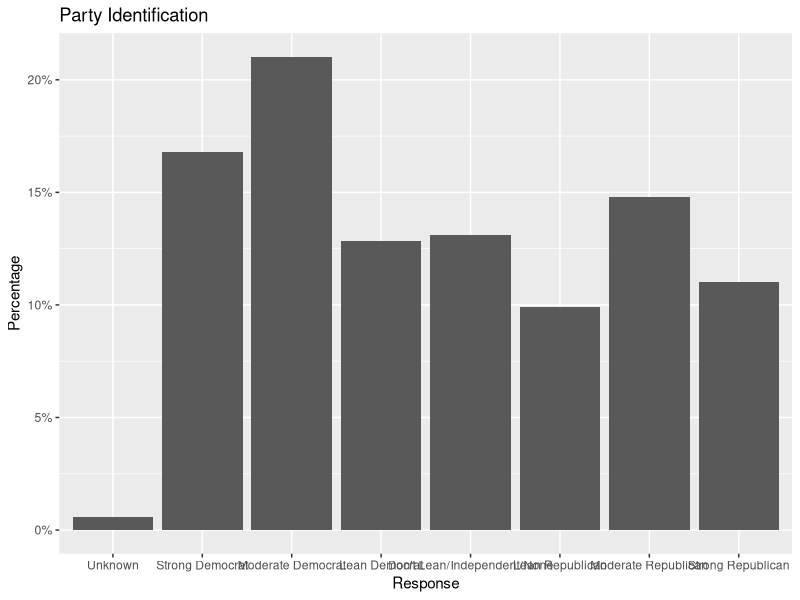

The R script that drew this image: (Note: this script raises an error after producing the figure.)
## ---- chunk 1
knitr::opts_chunk$set(echo = TRUE)
library(readr)
library(dplyr)
library(magrittr)
library(knitr)
library(ggplot2)
library(labelled)
library(haven)

## ---- chunk 2
getwd()

## ---- chunk 3
TASS2 <- read.csv(file = '8557_WUSTL-Weidenbaum05_Redacted.csv', header = TRUE, stringsAsFactors = FALSE)

## ---- chunk 4
TASS2$PartyID7 <- to_factor(TASS2$PartyID7)
TASS2$PartyID7 <- recode(TASS2$PartyID7, "-1" = "Unknown", "1" = "Strong Democrat", "2" = "Moderate Democrat", "3" = "Lean Democrat", "4" = "Don't Lean/Independent/None", "5" = "Lean Republican", "6" = "Moderate Republican", "7" = "Strong Republican")

TASS2 %>%
  group_by(PartyID7) %>% 
  summarise(n=n()) %>% 
  mutate(PartyID7perc = prop.table(n)*100) %>% 
  kable(digits = 2, caption = "Party Identification",col.names = c("Response", "Frequency", "Percentage"))

ggplot(data = TASS2) + 
  geom_bar(mapping = aes(x = PartyID7, y = ..prop.., group = 1), stat = "count") + 
  scale_y_continuous(labels = scales::percent_format()) +  
  xlab("Response") +
  ylab("Percentage") +
ggtitle("Party Identification")
## ---- chunk 5

TASS2 <- TASS2 %>%
mutate(pol_orientation = ifelse(IDEO = -1, "unknown", IDEO = 1,2,3, "liberal", IDEO = 4, "moderate", IDEO = 5,6,7, "conservative"))

## ---- chunk 6
Females<-hw2_fact%>% 
 filter(sex=="Female")%>% 
  summarise(n=n())

 FemalesVH<-hw2_fact%>%
 filter(sex == "Female")%>% 
 filter(happy == "Very Happy") %>% 
   summarise(n=n()) %>% 
FemalePercent<-FemalesVH/Females*100
kable(FemalePercent, digits=2, caption = "Percentage of all women who are Very Happy")
## ---- chunk 7
TASS2$ADS3_A <- to_factor(TASS2$ADS3_A)
TASS2$ADS3_A <- recode(TASS2$ADS3_A, "1" = "A Great Deal", "2" = "A Fair Amount", "3" = "Not Very Much", "4" = "None at All", "77" = "Don't Know", "98" = "Skipped on web", "99" = "Refused")


TASS2$PartyID7 <- recode(TASS2$PartyID7, "-1" = "Unknown", "1" = "Strong Democrat", "2" = "Moderate Democrat", "3" = "Lean Democrat", "4" = "Don't Lean/Independent/None", "5" = "Lean Republican", "6" = "Moderate Republican", "7" = "Strong Republican")


 TASS2 %>%
  group_by(ADS3_A) %>% 
  filter(PartyID7 ==  "Strong Democrat" | PartyID7 == "Moderate Democrat"| PartyID7 == "Lean Democrat")
 summarise(n=n()) %>% 
 mutate(ADS3_Aperc = prop.table(n)*100) %>% 
  kable(digits = 2, caption = "Facebook, liberals",col.names = c("Response", "Frequency", "Percentage"))

ggplot(data = TASS2) + 
 geom_bar(mapping = aes(x = ADS3_A, y = ..prop.., group = 1), stat = "count") + 
  scale_y_continuous(labels = scales::percent_format()) +  
 xlab("Response") +
 ylab("Percentage") +
ggtitle("How much trust and confidence do you have in Facebook to appropriately handle political advertising?")


## ---- chunk 8
TASS2 %>% 
  group_by(ADS3_A, PartyID7) %>% 
  summarise(n=n()) %>% 
  mutate(ADS3_Aperc = prop.table(n)*100) %>% 
  kable(digits = 2, caption = "Facebook, liberals")


plot(table(TASS2$PartyID7,TASS2$ADS3_A))

## ---- chunk 9
TASS2$IDEO <- to_factor(TASS2$IDEO)
TASS2$IDEO <- recode(TASS2$IDEO, "-1" = "Unknown", "1" = "Extremely liberal", "2" = "Very liberal", "3" = "Somewhat liberal", "4" = "Moderate", "5" = "Somewhat conservative", "6" = "Very conservativen", "7" = "Extremely conservative", "8" = "Haven't thought much about it")

TASS2 %>%
  group_by(IDEO) %>% 
  summarise(n=n()) %>% 
  mutate(IDEOperc = prop.table(n)*100) %>% 
  kable(digits = 2, caption = "Ideology",col.names = c("Response", "Frequency", "Percentage"))

ggplot(data = TASS2) + 
  geom_bar(mapping = aes(x = IDEO, y = ..prop.., group = 1), stat = "count") + 
  scale_y_continuous(labels = scales::percent_format()) +  
  xlab("Response") +
  ylab("Percentage") +
ggtitle("Ideology")
## ---- chunk 10
TASS2$QPA003B <- to_factor(TASS2$QPA003B)
TASS2$QPA003B <- recode(TASS2$QPA003B, "1" = "Not at all important", "2" = "Not very important", "3" = "Somewhat important", "4" = "Very important", "5" = "Extremely important","77" = "Don't Know", "98" = "Skipped on web", "99" = "Refused")

TASS2 %>%
  group_by(QPA003B) %>% 
  summarise(n=n()) %>% 
  mutate(QPA003Bperc = prop.table(n)*100) %>% 
  kable(digits = 2, caption = "How important is it to you personally to keep up with news and information?",col.names = c("Response", "Frequency", "Percentage"))

ggplot(data = TASS2) + 
  geom_bar(mapping = aes(x = QPA003B, y = ..prop.., group = 1), stat = "count") + 
  scale_y_continuous(labels = scales::percent_format()) +  
  xlab("Response") +
  ylab("Percentage") +
ggtitle("How important is it to you personally to keep up with news and information?")
## ---- chunk 11
TASS2$VOTE20 <- to_factor(TASS2$VOTE20)
TASS2$VOTE20 <- recode(TASS2$VOTE20, "1" = "Biden/Harris", "2" = "Trump/Pence", "3" = "Another candidate", "4" = "Did not vote for president","77" = "Don't Know", "98" = "Skipped on web", "99" = "Refused")

TASS2 %>%
  group_by(VOTE20) %>% 
  summarise(n=n()) %>% 
  mutate(VOTE20perc = prop.table(n)*100) %>% 
  kable(digits = 2, caption = "Who did you vote for?",col.names = c("Response", "Frequency", "Percentage"))

ggplot(data = TASS2) + 
  geom_bar(mapping = aes(x = VOTE20, y = ..prop.., group = 1), stat = "count") + 
  scale_y_continuous(labels = scales::percent_format()) +  
  xlab("Response") +
  ylab("Percentage") +
ggtitle("Who did you vote for?")
## ---- chunk 12
TASS2$ADS3_A <- to_factor(TASS2$ADS3_A)
TASS2$ADS3_A <- recode(TASS2$ADS3_A, "1" = "A Great Deal", "2" = "A Fair Amount", "3" = "Not Very Much", "4" = "None at All", "77" = "Don't Know", "98" = "Skipped on web", "99" = "Refused")

TASS2 %>%
  group_by(ADS3_A) %>% 
  summarise(n=n()) %>% 
  mutate(ADS3_Aperc = prop.table(n)*100) %>% 
  kable(digits = 2, caption = "How much trust and confidence do you have in Facebook to appropriately handle political advertising?",col.names = c("Response", "Frequency", "Percentage"))

ggplot(data = TASS2) + 
  geom_bar(mapping = aes(x = ADS3_A, y = ..prop.., group = 1), stat = "count") + 
  scale_y_continuous(labels = scales::percent_format()) +  
  xlab("Response") +
  ylab("Percentage") +
ggtitle("How much trust and confidence do you have in Facebook to appropriately handle political advertising?")
## ---- chunk 13
TASS2$ADS3_B <- to_factor(TASS2$ADS3_B)
TASS2$ADS3_B <- recode(TASS2$ADS3_B, "1" = "A Great Deal", "2" = "A Fair Amount", "3" = "Not Very Much", "4" = "None at All", "77" = "Don't Know", "98" = "Skipped on web", "99" = "Refused")

TASS2 %>%
  group_by(ADS3_B) %>% 
  summarise(n=n()) %>% 
  mutate(ADS3_Bperc = prop.table(n)*100) %>% 
  kable(digits = 2, caption = "How much trust and confidence do you have in Twitter to appropriately handle political advertising?",col.names = c("Response", "Frequency", "Percentage"))

ggplot(data = TASS2) + 
  geom_bar(mapping = aes(x = ADS3_B, y = ..prop.., group = 1), stat = "count") + 
  scale_y_continuous(labels = scales::percent_format()) +  
  xlab("Response") +
  ylab("Percentage") +
ggtitle("How much trust and confidence do you have in Twitter to appropriately handle political advertising?")
## ---- chunk 14
TASS2$ADS3_C <- to_factor(TASS2$ADS3_C)
TASS2$ADS3_C <- recode(TASS2$ADS3_C, "1" = "A Great Deal", "2" = "A Fair Amount", "3" = "Not Very Much", "4" = "None at All", "77" = "Don't Know", "98" = "Skipped on web", "99" = "Refused")

TASS2 %>%
  group_by(ADS3_C) %>% 
  summarise(n=n()) %>% 
  mutate(ADS3_Cperc = prop.table(n)*100) %>% 
  kable(digits = 2, caption = "How much trust and confidence do you have in Google to appropriately handle political advertising?",col.names = c("Response", "Frequency", "Percentage"))

ggplot(data = TASS2) + 
  geom_bar(mapping = aes(x = ADS3_C, y = ..prop.., group = 1), stat = "count") + 
  scale_y_continuous(labels = scales::percent_format()) +  
  xlab("Response") +
  ylab("Percentage") +
ggtitle("How much trust and confidence do you have in Google to appropriately handle political advertising?")
## ---- chunk 15
TASS2$ADS4_A <- to_factor(TASS2$ADS4_A)
TASS2$ADS4_A <- recode(TASS2$ADS4_A, "1" = "Strongly Agree", "2" = "Agree", "3" = "Slightly Agree", "4" = "Slightly Disagree", "5" = "Disagree", "6" = "Strongly Disagree", "77" = "Don't Know", "98" = "Skipped on web", "99" = "Refused")

TASS2 %>%
  group_by(ADS4_A) %>% 
  summarise(n=n()) %>% 
  mutate(ADS4_Aperc = prop.table(n)*100) %>% 
  kable(digits = 2, caption = "Political ads should be removed if they contain false information.", col.names = c("Response", "Frequency", "Percentage"))

ggplot(data = TASS2) + 
  geom_bar(mapping = aes(x = ADS4_A, y = ..prop.., group = 1), stat = "count") + 
  scale_y_continuous(labels = scales::percent_format()) +  
  xlab("Response") +
  ylab("Percentage") +
ggtitle("Political ads should be removed if they contain false information.")
## ---- chunk 16
TASS2$ADS4_B <- to_factor(TASS2$ADS4_B)
TASS2$ADS4_B <- recode(TASS2$ADS4_B, "1" = "Strongly Agree", "2" = "Agree", "3" = "Agree only a little", "4" = "Disagree only a little", "5" = "Disagree", "6" = "Strongly Disagree", "77" = "Don't Know", "98" = "Skipped on web", "99" = "Refused")

TASS2 %>%
  group_by(ADS4_B) %>% 
  summarise(n=n()) %>% 
  mutate(ADS4_Bperc = prop.table(n)*100) %>% 
  kable(digits = 2, caption = "Political ads should be allowed, even if they contain misleading information.", col.names = c("Response", "Frequency", "Percentage"))

ggplot(data = TASS2) + 
  geom_bar(mapping = aes(x = ADS4_B, y = ..prop.., group = 1), stat = "count") + 
  scale_y_continuous(labels = scales::percent_format()) +  
  xlab("Response") +
  ylab("Percentage") +
ggtitle("Political ads should be allowed, even if they contain misleading information. ")
## ---- chunk 17
TASS2$ADS4_C <- to_factor(TASS2$ADS4_C)
TASS2$ADS4_C <- recode(TASS2$ADS4_C, "1" = "Strongly Agree", "2" = "Agree", "3" = "Slightly Agree", "4" = "Slightly Disagree", "5" = "Disagree", "6" = "Strongly Disagree", "77" = "Don't Know", "98" = "Skipped on web", "99" = "Refused")

TASS2 %>%
  group_by(ADS4_C) %>% 
  summarise(n=n()) %>% 
  mutate(ADS4_Cperc = prop.table(n)*100) %>% 
  kable(digits = 2, caption = "Political ads with false content should be allowed, but labeled with a warning.", col.names = c("Response", "Frequency", "Percentage"))

ggplot(data = TASS2) + 
  geom_bar(mapping = aes(x = ADS4_C, y = ..prop.., group = 1), stat = "count") + 
  scale_y_continuous(labels = scales::percent_format()) +  
  xlab("Response") +
  ylab("Percentage") +
ggtitle("Political ads with false content should be allowed, but labeled with a warning.")
## ---- chunk 18
TASS2$ADS4_D <- to_factor(TASS2$ADS4_D)
TASS2$ADS4_D <- recode(TASS2$ADS4_D, "1" = "Strongly Agree", "2" = "Agree", "3" = "Slightly Agree", "4" = "Slightly Disagree", "5" = "Disagree", "6" = "Strongly Disagree", "77" = "Don't Know", "98" = "Skipped on web", "99" = "Refused")

TASS2 %>%
  group_by(ADS4_D) %>% 
  summarise(n=n()) %>% 
  mutate(ADS4_Dperc = prop.table(n)*100) %>% 
  kable(digits = 2, caption = "Companies should not try to label political ads as false, even if they contain misleading information.", col.names = c("Response", "Frequency", "Percentage"))

ggplot(data = TASS2) + 
  geom_bar(mapping = aes(x = ADS4_D, y = ..prop.., group = 1), stat = "count") + 
  scale_y_continuous(labels = scales::percent_format()) +  
  xlab("Response") +
  ylab("Percentage") +
ggtitle("Companies should not try to label political ads as false, even if they contain misleading information.")
## ---- chunk 19
TASS2$ADS4_E <- to_factor(TASS2$ADS4_E)
TASS2$ADS4_E <- recode(TASS2$ADS4_E, "1" = "Strongly Agree", "2" = "Agree", "3" = "Slightly Agree", "4" = "Slightly Disagree", "5" = "Disagree", "6" = "Strongly Disagree", "77" = "Don't Know", "98" = "Skipped on web", "99" = "Refused")

TASS2 %>%
  group_by(ADS4_E) %>% 
  summarise(n=n()) %>% 
  mutate(ADS4_Eperc = prop.table(n)*100) %>% 
  kable(digits = 2, caption = "No political ads should be allowed at all.", col.names = c("Response", "Frequency", "Percentage"))

ggplot(data = TASS2) + 
  geom_bar(mapping = aes(x = ADS4_E, y = ..prop.., group = 1), stat = "count") + 
  scale_y_continuous(labels = scales::percent_format()) +  
  xlab("Response") +
  ylab("Percentage") +
ggtitle("No political ads should be allowed at all.")
## ---- chunk 20
TASS2$ADS4_F <- to_factor(TASS2$ADS4_F)
TASS2$ADS4_F <- recode(TASS2$ADS4_F, "1" = "Strongly Agree", "2" = "Agree", "3" = "Slightly Agree", "4" = "Slightly Disagree", "5" = "Disagree", "6" = "Strongly Disagree", "77" = "Don't Know", "98" = "Skipped on web", "99" = "Refused")

TASS2 %>%
  group_by(ADS4_F) %>% 
  summarise(n=n()) %>% 
  mutate(ADS4_Fperc = prop.table(n)*100) %>% 
  kable(digits = 2, caption = "Political candidates should always be allowed to post ads without restriction.", col.names = c("Response", "Frequency", "Percentage"))

ggplot(data = TASS2) + 
  geom_bar(mapping = aes(x = ADS4_F, y = ..prop.., group = 1), stat = "count") + 
  scale_y_continuous(labels = scales::percent_format()) +  
  xlab("Response") +
  ylab("Percentage") +
ggtitle("Political candidates should always be allowed to post ads without restriction.")
## ---- chunk 21
TASS2$ADS4_G <- to_factor(TASS2$ADS4_G)
TASS2$ADS4_G <- recode(TASS2$ADS4_G, "1" = "Strongly Agree", "2" = "Agree", "3" = "Slightly Agree", "4" = "Slightly Disagree", "5" = "Disagree", "6" = "Strongly Disagree", "77" = "Don't Know", "98" = "Skipped on web", "99" = "Refused")

TASS2 %>%
  group_by(ADS4_G) %>% 
  summarise(n=n()) %>% 
  mutate(ADS4_Gperc = prop.table(n)*100) %>% 
  kable(digits = 2, caption = "All ads on controversial topics should be removed, regardless of source.", col.names = c("Response", "Frequency", "Percentage"))

ggplot(data = TASS2) + 
  geom_bar(mapping = aes(x = ADS4_G, y = ..prop.., group = 1), stat = "count") + 
  scale_y_continuous(labels = scales::percent_format()) +  
  xlab("Response") +
  ylab("Percentage") +
ggtitle("All ads on controversial topics should be removed, regardless of source.")
## ---- chunk 22
TASS2$ADS4_H <- to_factor(TASS2$ADS4_H)
TASS2$ADS4_H <- recode(TASS2$ADS4_H, "1" = "Strongly Agree", "2" = "Agree", "3" = "Slightly Agree", "4" = "Slightly Disagree", "5" = "Disagree", "6" = "Strongly Disagree", "77" = "Don't Know", "98" = "Skipped on web", "99" = "Refused")

TASS2 %>%
  group_by(ADS4_H) %>% 
  summarise(n=n()) %>% 
  mutate(ADS4_Hperc = prop.table(n)*100) %>% 
  kable(digits = 2, caption = "Ads that encourage voting should always be permitted.", col.names = c("Response", "Frequency", "Percentage"))

ggplot(data = TASS2) + 
  geom_bar(mapping = aes(x = ADS4_H, y = ..prop.., group = 1), stat = "count") + 
  scale_y_continuous(labels = scales::percent_format()) +  
  xlab("Response") +
  ylab("Percentage") +
ggtitle("Ads that encourage voting should always be permitted.")
## ---- chunk 23
TASS2$ADS4_I <- to_factor(TASS2$ADS4_I)
TASS2$ADS4_I <- recode(TASS2$ADS4_I, "1" = "Strongly Agree", "2" = "Agree", "3" = "Slightly Agree", "4" = "Slightly Disagree", "5" = "Disagree", "6" = "Strongly Disagree", "77" = "Don't Know", "98" = "Skipped on web", "99" = "Refused")

TASS2 %>%
  group_by(ADS4_I) %>% 
  summarise(n=n()) %>% 
  mutate(ADS4_Iperc = prop.table(n)*100) %>% 
  kable(digits = 2, caption = "Ads from news organizations should be exempted from regulations of political advertising.", col.names = c("Response", "Frequency", "Percentage"))

ggplot(data = TASS2) + 
  geom_bar(mapping = aes(x = ADS4_I, y = ..prop.., group = 1), stat = "count") + 
  scale_y_continuous(labels = scales::percent_format()) +  
  xlab("Response") +
  ylab("Percentage") +
ggtitle("Ads from news organizations should be exempted from regulations of political advertising.")
## ---- chunk 24
TASS2$ADS4_J <- to_factor(TASS2$ADS4_J)
TASS2$ADS4_J <- recode(TASS2$ADS4_J, "1" = "Strongly Agree", "2" = "Agree", "3" = "Slightly Agree", "4" = "Slightly Disagree", "5" = "Disagree", "6" = "Strongly Disagree", "77" = "Don't Know", "98" = "Skipped on web", "99" = "Refused")

TASS2 %>%
  group_by(ADS4_J) %>% 
  summarise(n=n()) %>% 
  mutate(ADS4_Jperc = prop.table(n)*100) %>% 
  kable(digits = 2, caption = "Political ads from news organizations should be subject to the same regulations as ads from other sources.", col.names = c("Response", "Frequency", "Percentage"))

ggplot(data = TASS2) + 
  geom_bar(mapping = aes(x = ADS4_J, y = ..prop.., group = 1), stat = "count") + 
  scale_y_continuous(labels = scales::percent_format()) +  
  xlab("Response") +
  ylab("Percentage") +
ggtitle("Political ads from news organizations should be subject to the same regulations as ads from other sources.")
## ---- chunk 25
TASS2$ADS4_K <- to_factor(TASS2$ADS4_K)
TASS2$ADS4_K <- recode(TASS2$ADS4_K, "1" = "Strongly Agree", "2" = "Agree", "3" = "Slightly Agree", "4" = "Slightly Disagree", "5" = "Disagree", "6" = "Strongly Disagree", "77" = "Don't Know", "98" = "Skipped on web", "99" = "Refused")

TASS2 %>%
  group_by(ADS4_K) %>% 
  summarise(n=n()) %>% 
  mutate(ADS4_Kperc = prop.table(n)*100) %>% 
  kable(digits = 2, caption = "Ads that discredit voting by mail should not be permitted on social media.", col.names = c("Response", "Frequency", "Percentage"))

ggplot(data = TASS2) + 
  geom_bar(mapping = aes(x = ADS4_K, y = ..prop.., group = 1), stat = "count") + 
  scale_y_continuous(labels = scales::percent_format()) +  
  xlab("Response") +
  ylab("Percentage") +
ggtitle("Ads that discredit voting by mail should not be permitted on social media.")
## ---- chunk 26
TASS2$ADS4_L <- to_factor(TASS2$ADS4_L)
TASS2$ADS4_L <- recode(TASS2$ADS4_L, "1" = "Strongly Agree", "2" = "Agree", "3" = "Slightly Agree", "4" = "Slightly Disagree", "5" = "Disagree", "6" = "Strongly Disagree", "77" = "Don't Know", "98" = "Skipped on web", "99" = "Refused")

TASS2 %>%
  group_by(ADS4_L) %>% 
  summarise(n=n()) %>% 
  mutate(ADS4_Lperc = prop.table(n)*100) %>% 
  kable(digits = 2, caption = "Political ads should include information about who paid for them.", col.names = c("Response", "Frequency", "Percentage"))

ggplot(data = TASS2) + 
  geom_bar(mapping = aes(x = ADS4_L, y = ..prop.., group = 1), stat = "count") + 
  scale_y_continuous(labels = scales::percent_format()) +  
  xlab("Response") +
  ylab("Percentage") +
ggtitle("Political ads should include information about who paid for them.")
## ---- chunk 27
TASS2$ADS4_M <- to_factor(TASS2$ADS4_M)
TASS2$ADS4_M <- recode(TASS2$ADS4_M, "1" = "Strongly Agree", "2" = "Agree", "3" = "Slightly Agree", "4" = "Slightly Disagree", "5" = "Disagree", "6" = "Strongly Disagree", "77" = "Don't Know", "98" = "Skipped on web", "99" = "Refused")

TASS2 %>%
  group_by(ADS4_M) %>% 
  summarise(n=n()) %>% 
  mutate(ADS4_Mperc = prop.table(n)*100) %>% 
  kable(digits = 2, caption = "Political advertisers should not be required to disclose their funding sources.", col.names = c("Response", "Frequency", "Percentage"))

ggplot(data = TASS2) + 
  geom_bar(mapping = aes(x = ADS4_M, y = ..prop.., group = 1), stat = "count") + 
  scale_y_continuous(labels = scales::percent_format()) +  
  xlab("Response") +
  ylab("Percentage") +
ggtitle("Political advertisers should not be required to disclose their funding sources.")
## ---- chunk 28
TASS2$ADS4_N <- to_factor(TASS2$ADS4_N)
TASS2$ADS4_N <- recode(TASS2$ADS4_N, "1" = "Strongly Agree", "2" = "Agree", "3" = "Slightly Agree", "4" = "Slightly Disagree", "5" = "Disagree", "6" = "Strongly Disagree", "77" = "Don't Know", "98" = "Skipped on web", "99" = "Refused")

TASS2 %>%
  group_by(ADS4_N) %>% 
  summarise(n=n()) %>% 
  mutate(ADS4_Nperc = prop.table(n)*100) %>% 
  kable(digits = 2, caption = "Microtargeting political ads to specific audiences based on things like age, gender, and race should not be permitted. ", col.names = c("Response", "Frequency", "Percentage"))

ggplot(data = TASS2) + 
  geom_bar(mapping = aes(x = ADS4_N, y = ..prop.., group = 1), stat = "count") + 
  scale_y_continuous(labels = scales::percent_format()) +  
  xlab("Response") +
  ylab("Percentage") +
ggtitle("Microtargeting political ads to specific audiences based on things like age, gender, and race should not be permitted.")
## ---- chunk 29
TASS2$ADS4_O <- to_factor(TASS2$ADS4_O)
TASS2$ADS4_O <- recode(TASS2$ADS4_O, "1" = "Strongly Agree", "2" = "Agree", "3" = "Slightly Agree", "4" = "Slightly Disagree", "5" = "Disagree", "6" = "Strongly Disagree", "77" = "Don't Know", "98" = "Skipped on web", "99" = "Refused")

TASS2 %>%
  group_by(ADS4_O) %>% 
  summarise(n=n()) %>% 
  mutate(ADS4_Operc = prop.table(n)*100) %>% 
  kable(digits = 2, caption = "Political advertisers should be allowed to select who sees their ads.", col.names = c("Response", "Frequency", "Percentage"))

ggplot(data = TASS2) + 
  geom_bar(mapping = aes(x = ADS4_O, y = ..prop.., group = 1), stat = "count") + 
  scale_y_continuous(labels = scales::percent_format()) +  
  xlab("Response") +
  ylab("Percentage") +
ggtitle("Political advertisers should be allowed to select who sees their ads.")
## ---- chunk 30
TASS2$ADS4_P <- to_factor(TASS2$ADS4_P)
TASS2$ADS4_P <- recode(TASS2$ADS4_P, "1" = "Strongly Agree", "2" = "Agree", "3" = "Slightly Agree", "4" = "Slightly Disagree", "5" = "Disagree", "6" = "Strongly Disagree", "77" = "Don't Know", "98" = "Skipped on web", "99" = "Refused")

TASS2 %>%
  group_by(ADS4_P) %>% 
  summarise(n=n()) %>% 
  mutate(ADS4_Pperc = prop.table(n)*100) %>% 
  kable(digits = 2, caption = "Ads that contain misinformation about a candidate should be removed.", col.names = c("Response", "Frequency", "Percentage"))

ggplot(data = TASS2) + 
  geom_bar(mapping = aes(x = ADS4_P, y = ..prop.., group = 1), stat = "count") + 
  scale_y_continuous(labels = scales::percent_format()) +  
  xlab("Response") +
  ylab("Percentage") +
ggtitle("Ads that contain misinformation about a candidate should be removed.")
## ---- chunk 31
TASS2$ADS4_Q <- to_factor(TASS2$ADS4_Q)
TASS2$ADS4_Q <- recode(TASS2$ADS4_Q, "1" = "Strongly Agree", "2" = "Agree", "3" = "Slightly Agree", "4" = "Slightly Disagree", "5" = "Disagree", "6" = "Strongly Disagree", "77" = "Don't Know", "98" = "Skipped on web", "99" = "Refused")

TASS2 %>%
  group_by(ADS4_Q) %>% 
  summarise(n=n()) %>% 
  mutate(ADS4_Qperc = prop.table(n)*100) %>% 
  kable(digits = 2, caption = "All ads about candidates should be allowed, even if they contain false content.", col.names = c("Response", "Frequency", "Percentage"))

ggplot(data = TASS2) + 
  geom_bar(mapping = aes(x = ADS4_Q, y = ..prop.., group = 1), stat = "count") + 
  scale_y_continuous(labels = scales::percent_format()) +  
  xlab("Response") +
  ylab("Percentage") +
ggtitle("All ads about candidates should be allowed, even if they contain false content.")
## ---- chunk 32
TASS2$ADS4_R <- to_factor(TASS2$ADS4_R)
TASS2$ADS4_R <- recode(TASS2$ADS4_R, "1" = "Strongly Agree", "2" = "Agree", "3" = "Slightly Agree", "4" = "Slightly Disagree", "5" = "Disagree", "6" = "Strongly Disagree", "77" = "Don't Know", "98" = "Skipped on web", "99" = "Refused")

TASS2 %>%
  group_by(ADS4_R) %>% 
  summarise(n=n()) %>% 
  mutate(ADS4_Rperc = prop.table(n)*100) %>% 
  kable(digits = 2, caption = "Companies should provide a publicly accessible database of all political ads.", col.names = c("Response", "Frequency", "Percentage"))

ggplot(data = TASS2) + 
  geom_bar(mapping = aes(x = ADS4_R, y = ..prop.., group = 1), stat = "count") + 
  scale_y_continuous(labels = scales::percent_format()) +  
  xlab("Response") +
  ylab("Percentage") +
ggtitle("Companies should provide a publicly accessible database of all political ads.")
## ---- chunk 33
TASS2$ADS4_S <- to_factor(TASS2$ADS4_S)
TASS2$ADS4_S <- recode(TASS2$ADS4_S, "1" = "Strongly Agree", "2" = "Agree", "3" = "Slightly Agree", "4" = "Slightly Disagree", "5" = "Disagree", "6" = "Strongly Disagree", "77" = "Don't Know", "98" = "Skipped on web", "99" = "Refused")

TASS2 %>%
  group_by(ADS4_S) %>% 
  summarise(n=n()) %>% 
  mutate(ADS4_Sperc = prop.table(n)*100) %>% 
  kable(digits = 2, caption = "Ads about candidates or upcoming elections should be banned, but ads about social issues (e.g., guns or abortion) should still be allowed.", col.names = c("Response", "Frequency", "Percentage"))

ggplot(data = TASS2) + 
  geom_bar(mapping = aes(x = ADS4_S, y = ..prop.., group = 1), stat = "count") + 
  scale_y_continuous(labels = scales::percent_format()) +  
  xlab("Response") +
  ylab("Percentage") +
ggtitle("Ads about candidates or upcoming elections should be banned, but ads about social issues (e.g., guns or abortion) should still be allowed.")
## ---- chunk 34
TASS2$ADS4_T <- to_factor(TASS2$ADS4_T)
TASS2$ADS4_T <- recode(TASS2$ADS4_T, "1" = "Strongly Agree", "2" = "Agree", "3" = "Slightly Agree", "4" = "Slightly Disagree", "5" = "Disagree", "6" = "Strongly Disagree", "77" = "Don't Know", "98" = "Skipped on web", "99" = "Refused")

TASS2 %>%
  group_by(ADS4_T) %>% 
  summarise(n=n()) %>% 
  mutate(ADS4_Tperc = prop.table(n)*100) %>% 
  kable(digits = 2, caption = "Ads from certain sources like political action committees (PACs) and dark money organizations should be banned.", col.names = c("Response", "Frequency", "Percentage"))

ggplot(data = TASS2) + 
  geom_bar(mapping = aes(x = ADS4_T, y = ..prop.., group = 1), stat = "count") + 
  scale_y_continuous(labels = scales::percent_format()) +  
  xlab("Response") +
  ylab("Percentage") +
ggtitle("Ads from certain sources like political action committees (PACs) and dark money organizations should be banned.")
## ---- chunk 35
knitr::include_graphics("8557_AD_IMAGE_1.PNG")

TASS2$ADS5 <- to_factor(TASS2$ADS5)
TASS2$ADS5 <- recode(TASS2$ADS5, "1" = "Definitely allow", "2" = "Probably allow", "3" = "Probably not allow", "4" = "Definitely not allow", "77" = "Don't Know", "98" = "Skipped on web", "99" = "Refused")

TASS2 %>%
  group_by(ADS5) %>% 
  summarise(n=n()) %>% 
  mutate(ADS5perc = prop.table(n)*100) %>% 
  kable(digits = 2, caption = "Do you think that Facebook should allow ads like this?", col.names = c("Response", "Frequency", "Percentage"))

ggplot(data = TASS2) + 
  geom_bar(mapping = aes(x = ADS5 , y = ..prop.., group = 1), stat = "count") + 
  scale_y_continuous(labels = scales::percent_format()) +  
  xlab("Response") +
  ylab("Percentage") +
ggtitle("Do you think that Facebook should allow ads like this?")
## ---- chunk 36
knitr::include_graphics("8557_AD_IMAGE_2.PNG")

TASS2$ADS6 <- to_factor(TASS2$ADS6)
TASS2$ADS6 <- recode(TASS2$ADS6, "1" = "Definitely allow", "2" = "Probably allow", "3" = "Probably not allow", "4" = "Definitely not allow", "77" = "Don't Know", "98" = "Skipped on web", "99" = "Refused")

TASS2 %>%
  group_by(ADS6) %>% 
  summarise(n=n()) %>% 
  mutate(ADS6perc = prop.table(n)*100) %>% 
  kable(digits = 2, caption = "Do you think that Facebook should allow ads like this?", col.names = c("Response", "Frequency", "Percentage"))

ggplot(data = TASS2) + 
  geom_bar(mapping = aes(x = ADS6, y = ..prop.., group = 1), stat = "count") + 
  scale_y_continuous(labels = scales::percent_format()) +  
  xlab("Response") +
  ylab("Percentage") +
ggtitle("Do you think that Facebook should allow ads like this?")
## ---- chunk 37
knitr::include_graphics("8557_AD_IMAGE_3.PNG")

TASS2$ADS7 <- to_factor(TASS2$ADS7)
TASS2$ADS7 <- recode(TASS2$ADS7, "1" = "Definitely allow", "2" = "Probably allow", "3" = "Probably not allow", "4" = "Definitely not allow", "77" = "Don't Know", "98" = "Skipped on web", "99" = "Refused")

TASS2 %>%
  group_by(ADS7) %>% 
  summarise(n=n()) %>% 
  mutate(ADS7perc = prop.table(n)*100) %>% 
  kable(digits = 2, caption = "Do you think that Facebook should allow ads like this?", col.names = c("Response", "Frequency", "Percentage"))

ggplot(data = TASS2) + 
  geom_bar(mapping = aes(x = ADS7, y = ..prop.., group = 1), stat = "count") + 
  scale_y_continuous(labels = scales::percent_format()) +  
  xlab("Response") +
  ylab("Percentage") +
ggtitle("Do you think that Facebook should allow ads like this?")
## ---- chunk 38
knitr::include_graphics("8557_AD_IMAGE_4.PNG")

TASS2$ADS8 <- to_factor(TASS2$ADS8)
TASS2$ADS8 <- recode(TASS2$ADS8, "1" = "Definitely allow", "2" = "Probably allow", "3" = "Probably not allow", "4" = "Definitely not allow", "77" = "Don't Know", "98" = "Skipped on web", "99" = "Refused")

TASS2 %>%
  group_by(ADS8) %>% 
  summarise(n=n()) %>% 
  mutate(ADS8perc = prop.table(n)*100) %>% 
  kable(digits = 2, caption = "Do you think that Facebook should allow ads like this?", col.names = c("Response", "Frequency", "Percentage"))

ggplot(data = TASS2) + 
  geom_bar(mapping = aes(x = ADS8, y = ..prop.., group = 1), stat = "count") + 
  scale_y_continuous(labels = scales::percent_format()) +  
  xlab("Response") +
  ylab("Percentage") +
ggtitle("Do you think that Facebook should allow ads like this?")
## ---- chunk 39
knitr::include_graphics("8557_AD_IMAGE_5.PNG")

TASS2$ADS9 <- to_factor(TASS2$ADS9)
TASS2$ADS9 <- recode(TASS2$ADS9, "1" = "Definitely allow", "2" = "Probably allow", "3" = "Probably not allow", "4" = "Definitely not allow", "77" = "Don't Know", "98" = "Skipped on web", "99" = "Refused")

TASS2 %>%
  group_by(ADS9) %>% 
  summarise(n=n()) %>% 
  mutate(ADS9perc = prop.table(n)*100) %>% 
  kable(digits = 2, caption = "Do you think that Facebook should allow ads like this?", col.names = c("Response", "Frequency", "Percentage"))

ggplot(data = TASS2) + 
  geom_bar(mapping = aes(x = ADS9, y = ..prop.., group = 1), stat = "count") + 
  scale_y_continuous(labels = scales::percent_format()) +  
  xlab("Response") +
  ylab("Percentage") +
ggtitle("Do you think that Facebook should allow ads like this?")
## ---- chunk 40
knitr::include_graphics("8557_AD_IMAGE_7.PNG")

TASS2$ADS11 <- to_factor(TASS2$ADS11)
TASS2$ADS11 <- recode(TASS2$ADS11, "1" = "Definitely allow", "2" = "Probably allow", "3" = "Probably not allow", "4" = "Definitely not allow", "77" = "Don't Know", "98" = "Skipped on web", "99" = "Refused")

TASS2 %>%
  group_by(ADS11) %>% 
  summarise(n=n()) %>% 
  mutate(ADS11perc = prop.table(n)*100) %>% 
  kable(digits = 2, caption = "Do you think that Facebook should allow ads like this?", col.names = c("Response", "Frequency", "Percentage"))

ggplot(data = TASS2) + 
  geom_bar(mapping = aes(x = ADS11, y = ..prop.., group = 1), stat = "count") + 
  scale_y_continuous(labels = scales::percent_format()) +  
  xlab("Response") +
  ylab("Percentage") +
ggtitle("Do you think that Facebook should allow ads like this?")
## ---- chunk 41
knitr::include_graphics("8557_AD_IMAGE_8.PNG")

TASS2$ADS12 <- to_factor(TASS2$ADS12)
TASS2$ADS12 <- recode(TASS2$ADS12, "1" = "Definitely allow", "2" = "Probably allow", "3" = "Probably not allow", "4" = "Definitely not allow", "77" = "Don't Know", "98" = "Skipped on web", "99" = "Refused")

TASS2 %>%
  group_by(ADS12) %>% 
  summarise(n=n()) %>% 
  mutate(ADS12perc = prop.table(n)*100) %>% 
  kable(digits = 2, caption = "Do you think that Facebook should allow ads like this?", col.names = c("Response", "Frequency", "Percentage"))

ggplot(data = TASS2) + 
  geom_bar(mapping = aes(x = ADS12, y = ..prop.., group = 1), stat = "count") + 
  scale_y_continuous(labels = scales::percent_format()) +  
  xlab("Response") +
  ylab("Percentage") +
ggtitle("Do you think that Facebook should allow ads like this?")
